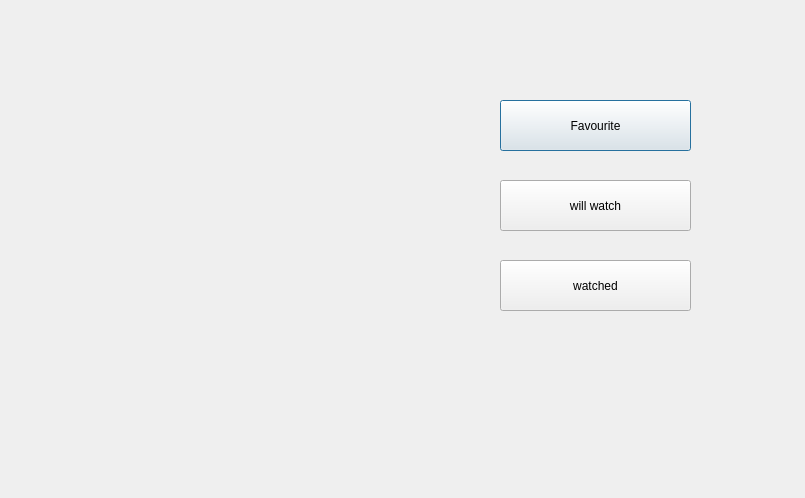
<?xml version="1.0" encoding="UTF-8"?>
<ui version="4.0">
 <class>myFilmsWindow</class>
 <widget class="QDialog" name="myFilmsWindow">
  <property name="geometry">
   <rect>
    <x>0</x>
    <y>0</y>
    <width>805</width>
    <height>498</height>
   </rect>
  </property>
  <property name="minimumSize">
   <size>
    <width>805</width>
    <height>498</height>
   </size>
  </property>
  <property name="maximumSize">
   <size>
    <width>805</width>
    <height>498</height>
   </size>
  </property>
  <property name="windowTitle">
   <string>My Films</string>
  </property>
  <widget class="QPushButton" name="favouriteButton">
   <property name="geometry">
    <rect>
     <x>500</x>
     <y>100</y>
     <width>191</width>
     <height>51</height>
    </rect>
   </property>
   <property name="text">
    <string>Favourite</string>
   </property>
  </widget>
  <widget class="QPushButton" name="willWatchButton">
   <property name="geometry">
    <rect>
     <x>500</x>
     <y>180</y>
     <width>191</width>
     <height>51</height>
    </rect>
   </property>
   <property name="text">
    <string>will watch</string>
   </property>
  </widget>
  <widget class="QPushButton" name="watchedButton">
   <property name="geometry">
    <rect>
     <x>500</x>
     <y>260</y>
     <width>191</width>
     <height>51</height>
    </rect>
   </property>
   <property name="text">
    <string>watched</string>
   </property>
  </widget>
  <widget class="QLabel" name="label_2">
   <property name="geometry">
    <rect>
     <x>90</x>
     <y>170</y>
     <width>281</width>
     <height>51</height>
    </rect>
   </property>
   <property name="text">
    <string/>
   </property>
   <property name="pixmap">
    <pixmap resource="resource.qrc">:/images/myFilms.png</pixmap>
   </property>
   <property name="scaledContents">
    <bool>true</bool>
   </property>
  </widget>
  <widget class="QLabel" name="label">
   <property name="geometry">
    <rect>
     <x>-80</x>
     <y>170</y>
     <width>601</width>
     <height>341</height>
    </rect>
   </property>
   <property name="text">
    <string/>
   </property>
   <property name="pixmap">
    <pixmap resource="resource.qrc">:/images/tape3.png</pixmap>
   </property>
   <property name="scaledContents">
    <bool>true</bool>
   </property>
  </widget>
  <widget class="QLabel" name="label_3">
   <property name="geometry">
    <rect>
     <x>0</x>
     <y>0</y>
     <width>311</width>
     <height>161</height>
    </rect>
   </property>
   <property name="text">
    <string/>
   </property>
   <property name="pixmap">
    <pixmap resource="resource.qrc">:/images/tape4.png</pixmap>
   </property>
   <property name="scaledContents">
    <bool>true</bool>
   </property>
  </widget>
 </widget>
 <resources>
  <include location="resource.qrc"/>
 </resources>
 <connections/>
</ui>
